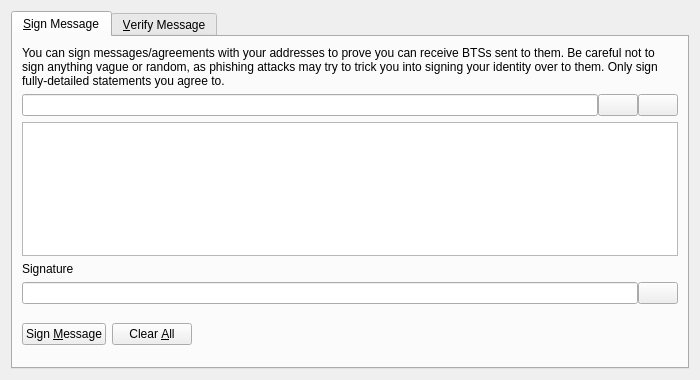
<?xml version="1.0" encoding="UTF-8"?>
<ui version="4.0">
 <class>SignVerifyMessageDialog</class>
 <widget class="QDialog" name="SignVerifyMessageDialog">
  <property name="geometry">
   <rect>
    <x>0</x>
    <y>0</y>
    <width>700</width>
    <height>380</height>
   </rect>
  </property>
  <property name="windowTitle">
   <string>Signatures - Sign / Verify a Message</string>
  </property>
  <property name="styleSheet">
   <string notr="true"/>
  </property>
  <property name="modal">
   <bool>true</bool>
  </property>
  <layout class="QVBoxLayout" name="verticalLayout">
   <item>
    <widget class="QTabWidget" name="tabWidget">
     <property name="currentIndex">
      <number>0</number>
     </property>
     <widget class="QWidget" name="tabSignMessage">
      <attribute name="title">
       <string>&amp;Sign Message</string>
      </attribute>
      <layout class="QVBoxLayout" name="verticalLayout_SM">
       <item>
        <widget class="QLabel" name="infoLabel_SM">
         <property name="text">
          <string>You can sign messages/agreements with your addresses to prove you can receive BTSs sent to them. Be careful not to sign anything vague or random, as phishing attacks may try to trick you into signing your identity over to them. Only sign fully-detailed statements you agree to.</string>
         </property>
         <property name="textFormat">
          <enum>Qt::PlainText</enum>
         </property>
         <property name="wordWrap">
          <bool>true</bool>
         </property>
        </widget>
       </item>
       <item>
        <layout class="QHBoxLayout" name="horizontalLayout_1_SM">
         <property name="spacing">
          <number>0</number>
         </property>
         <item>
          <widget class="QValidatedLineEdit" name="addressIn_SM">
           <property name="toolTip">
            <string>The BTS address to sign the message with</string>
           </property>
          </widget>
         </item>
         <item>
          <widget class="QPushButton" name="addressBookButton_SM">
           <property name="toolTip">
            <string>Choose previously used address</string>
           </property>
           <property name="styleSheet">
            <string notr="true"/>
           </property>
           <property name="text">
            <string/>
           </property>
           <property name="icon">
            <iconset>
             <normaloff>:/icons/address-book</normaloff>:/icons/address-book</iconset>
           </property>
           <property name="shortcut">
            <string>Alt+A</string>
           </property>
           <property name="autoDefault">
            <bool>false</bool>
           </property>
          </widget>
         </item>
         <item>
          <widget class="QPushButton" name="pasteButton_SM">
           <property name="toolTip">
            <string>Paste address from clipboard</string>
           </property>
           <property name="styleSheet">
            <string notr="true"/>
           </property>
           <property name="text">
            <string/>
           </property>
           <property name="icon">
            <iconset>
             <normaloff>:/icons/editpaste</normaloff>:/icons/editpaste</iconset>
           </property>
           <property name="shortcut">
            <string>Alt+P</string>
           </property>
           <property name="autoDefault">
            <bool>false</bool>
           </property>
          </widget>
         </item>
        </layout>
       </item>
       <item>
        <widget class="QPlainTextEdit" name="messageIn_SM">
         <property name="toolTip">
          <string>Enter the message you want to sign here</string>
         </property>
        </widget>
       </item>
       <item>
        <widget class="QLabel" name="signatureLabel_SM">
         <property name="text">
          <string>Signature</string>
         </property>
         <property name="textFormat">
          <enum>Qt::PlainText</enum>
         </property>
        </widget>
       </item>
       <item>
        <layout class="QHBoxLayout" name="horizontalLayout_2_SM">
         <property name="spacing">
          <number>0</number>
         </property>
         <item>
          <widget class="QLineEdit" name="signatureOut_SM">
           <property name="font">
            <font>
             <italic>true</italic>
            </font>
           </property>
           <property name="readOnly">
            <bool>true</bool>
           </property>
          </widget>
         </item>
         <item>
          <widget class="QPushButton" name="copySignatureButton_SM">
           <property name="toolTip">
            <string>Copy the current signature to the system clipboard</string>
           </property>
           <property name="styleSheet">
            <string notr="true"/>
           </property>
           <property name="text">
            <string/>
           </property>
           <property name="icon">
            <iconset>
             <normaloff>:/icons/editcopy</normaloff>:/icons/editcopy</iconset>
           </property>
           <property name="autoDefault">
            <bool>false</bool>
           </property>
          </widget>
         </item>
        </layout>
       </item>
       <item>
        <layout class="QHBoxLayout" name="horizontalLayout_3_SM">
         <item>
          <widget class="QPushButton" name="signMessageButton_SM">
           <property name="toolTip">
            <string>Sign the message to prove you own this BTS address</string>
           </property>
           <property name="styleSheet">
            <string notr="true"/>
           </property>
           <property name="text">
            <string>Sign &amp;Message</string>
           </property>
           <property name="icon">
            <iconset>
             <normaloff>:/icons/edit</normaloff>:/icons/edit</iconset>
           </property>
           <property name="autoDefault">
            <bool>false</bool>
           </property>
          </widget>
         </item>
         <item>
          <widget class="QPushButton" name="clearButton_SM">
           <property name="toolTip">
            <string>Reset all sign message fields</string>
           </property>
           <property name="styleSheet">
            <string notr="true"/>
           </property>
           <property name="text">
            <string>Clear &amp;All</string>
           </property>
           <property name="icon">
            <iconset>
             <normaloff>:/icons/remove</normaloff>:/icons/remove</iconset>
           </property>
           <property name="autoDefault">
            <bool>false</bool>
           </property>
          </widget>
         </item>
         <item>
          <spacer name="horizontalSpacer_1_SM">
           <property name="orientation">
            <enum>Qt::Horizontal</enum>
           </property>
           <property name="sizeHint" stdset="0">
            <size>
             <width>40</width>
             <height>48</height>
            </size>
           </property>
          </spacer>
         </item>
         <item>
          <widget class="QLabel" name="statusLabel_SM">
           <property name="font">
            <font>
             <weight>75</weight>
             <bold>true</bold>
            </font>
           </property>
           <property name="text">
            <string/>
           </property>
           <property name="wordWrap">
            <bool>true</bool>
           </property>
          </widget>
         </item>
         <item>
          <spacer name="horizontalSpacer_2_SM">
           <property name="orientation">
            <enum>Qt::Horizontal</enum>
           </property>
           <property name="sizeHint" stdset="0">
            <size>
             <width>40</width>
             <height>48</height>
            </size>
           </property>
          </spacer>
         </item>
        </layout>
       </item>
      </layout>
     </widget>
     <widget class="QWidget" name="tabVerifyMessage">
      <attribute name="title">
       <string>&amp;Verify Message</string>
      </attribute>
      <layout class="QVBoxLayout" name="verticalLayout_VM">
       <item>
        <widget class="QLabel" name="infoLabel_VM">
         <property name="text">
          <string>Enter the receiver's address, message (ensure you copy line breaks, spaces, tabs, etc. exactly) and signature below to verify the message. Be careful not to read more into the signature than what is in the signed message itself, to avoid being tricked by a man-in-the-middle attack. Note that this only proves the signing party receives with the address, it cannot prove sendership of any transaction!</string>
         </property>
         <property name="textFormat">
          <enum>Qt::PlainText</enum>
         </property>
         <property name="alignment">
          <set>Qt::AlignLeading|Qt::AlignLeft|Qt::AlignTop</set>
         </property>
         <property name="wordWrap">
          <bool>true</bool>
         </property>
        </widget>
       </item>
       <item>
        <layout class="QHBoxLayout" name="horizontalLayout_1_VM">
         <property name="spacing">
          <number>0</number>
         </property>
         <item>
          <widget class="QValidatedLineEdit" name="addressIn_VM">
           <property name="toolTip">
            <string>The BTS address the message was signed with</string>
           </property>
           <property name="styleSheet">
            <string notr="true"/>
           </property>
          </widget>
         </item>
         <item>
          <widget class="QPushButton" name="addressBookButton_VM">
           <property name="toolTip">
            <string>Choose previously used address</string>
           </property>
           <property name="styleSheet">
            <string notr="true"/>
           </property>
           <property name="text">
            <string/>
           </property>
           <property name="icon">
            <iconset>
             <normaloff>:/icons/address-book</normaloff>:/icons/address-book</iconset>
           </property>
           <property name="shortcut">
            <string>Alt+A</string>
           </property>
           <property name="autoDefault">
            <bool>false</bool>
           </property>
          </widget>
         </item>
        </layout>
       </item>
       <item>
        <widget class="QPlainTextEdit" name="messageIn_VM">
         <property name="styleSheet">
          <string notr="true"/>
         </property>
        </widget>
       </item>
       <item>
        <widget class="QValidatedLineEdit" name="signatureIn_VM">
         <property name="styleSheet">
          <string notr="true"/>
         </property>
        </widget>
       </item>
       <item>
        <layout class="QHBoxLayout" name="horizontalLayout_2_VM">
         <item>
          <widget class="QPushButton" name="verifyMessageButton_VM">
           <property name="toolTip">
            <string>Verify the message to ensure it was signed with the specified BTS address</string>
           </property>
           <property name="styleSheet">
            <string notr="true"/>
           </property>
           <property name="text">
            <string>Verify &amp;Message</string>
           </property>
           <property name="icon">
            <iconset>
             <normaloff>:/icons/transaction_0</normaloff>:/icons/transaction_0</iconset>
           </property>
           <property name="autoDefault">
            <bool>false</bool>
           </property>
          </widget>
         </item>
         <item>
          <widget class="QPushButton" name="clearButton_VM">
           <property name="toolTip">
            <string>Reset all verify message fields</string>
           </property>
           <property name="styleSheet">
            <string notr="true"/>
           </property>
           <property name="text">
            <string>Clear &amp;All</string>
           </property>
           <property name="icon">
            <iconset>
             <normaloff>:/icons/remove</normaloff>:/icons/remove</iconset>
           </property>
           <property name="autoDefault">
            <bool>false</bool>
           </property>
          </widget>
         </item>
         <item>
          <spacer name="horizontalSpacer_1_VM">
           <property name="orientation">
            <enum>Qt::Horizontal</enum>
           </property>
           <property name="sizeHint" stdset="0">
            <size>
             <width>40</width>
             <height>48</height>
            </size>
           </property>
          </spacer>
         </item>
         <item>
          <widget class="QLabel" name="statusLabel_VM">
           <property name="font">
            <font>
             <weight>75</weight>
             <bold>true</bold>
            </font>
           </property>
           <property name="text">
            <string/>
           </property>
           <property name="wordWrap">
            <bool>true</bool>
           </property>
          </widget>
         </item>
         <item>
          <spacer name="horizontalSpacer_2_VM">
           <property name="orientation">
            <enum>Qt::Horizontal</enum>
           </property>
           <property name="sizeHint" stdset="0">
            <size>
             <width>40</width>
             <height>48</height>
            </size>
           </property>
          </spacer>
         </item>
        </layout>
       </item>
      </layout>
     </widget>
    </widget>
   </item>
  </layout>
 </widget>
 <customwidgets>
  <customwidget>
   <class>QValidatedLineEdit</class>
   <extends>QLineEdit</extends>
   <header>qvalidatedlineedit.h</header>
  </customwidget>
 </customwidgets>
 <resources/>
 <connections/>
</ui>
